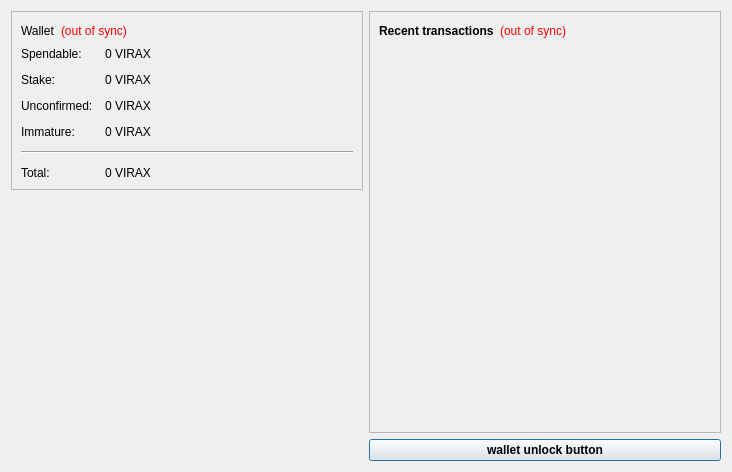
<?xml version="1.0" encoding="UTF-8"?>
<ui version="4.0">
 <class>OverviewPage</class>
 <widget class="QWidget" name="OverviewPage">
  <property name="geometry">
   <rect>
    <x>0</x>
    <y>0</y>
    <width>732</width>
    <height>472</height>
   </rect>
  </property>
  <property name="windowTitle">
   <string>Form</string>
  </property>
  <layout class="QHBoxLayout" name="horizontalLayout" stretch="0,0">
   <item>
    <layout class="QVBoxLayout" name="verticalLayout_2">
     <item>
      <widget class="QFrame" name="frame">
       <property name="frameShape">
        <enum>QFrame::StyledPanel</enum>
       </property>
       <property name="frameShadow">
        <enum>QFrame::Raised</enum>
       </property>
       <layout class="QVBoxLayout" name="verticalLayout_4">
        <item>
         <layout class="QHBoxLayout" name="horizontalLayout_4">
          <item>
           <widget class="QLabel" name="label_5">
            <property name="font">
             <font>
              <weight>50</weight>
              <bold>false</bold>
             </font>
            </property>
            <property name="text">
             <string>Wallet</string>
            </property>
           </widget>
          </item>
          <item>
           <widget class="QLabel" name="labelWalletStatus">
            <property name="toolTip">
             <string>The displayed information may be out of date. Your wallet automatically synchronizes with the virax network after a connection is established, but this process has not completed yet.</string>
            </property>
            <property name="styleSheet">
             <string notr="true">QLabel { color: red; }</string>
            </property>
            <property name="text">
             <string notr="true">(out of sync)</string>
            </property>
            <property name="alignment">
             <set>Qt::AlignLeading|Qt::AlignLeft|Qt::AlignVCenter</set>
            </property>
           </widget>
          </item>
          <item>
           <spacer name="horizontalSpacer_2">
            <property name="orientation">
             <enum>Qt::Horizontal</enum>
            </property>
            <property name="sizeHint" stdset="0">
             <size>
              <width>40</width>
              <height>20</height>
             </size>
            </property>
           </spacer>
          </item>
         </layout>
        </item>
        <item>
         <layout class="QFormLayout" name="formLayout_2">
          <property name="fieldGrowthPolicy">
           <enum>QFormLayout::AllNonFixedFieldsGrow</enum>
          </property>
          <property name="horizontalSpacing">
           <number>12</number>
          </property>
          <property name="verticalSpacing">
           <number>12</number>
          </property>
          <item row="0" column="0">
           <widget class="QLabel" name="label">
            <property name="text">
             <string>Spendable:</string>
            </property>
           </widget>
          </item>
          <item row="0" column="1">
           <widget class="QLabel" name="labelBalance">
            <property name="font">
             <font>
              <weight>50</weight>
              <bold>false</bold>
             </font>
            </property>
            <property name="cursor">
             <cursorShape>IBeamCursor</cursorShape>
            </property>
            <property name="toolTip">
             <string>Your current spendable balance</string>
            </property>
            <property name="text">
             <string notr="true">0 VIRAX</string>
            </property>
            <property name="textInteractionFlags">
             <set>Qt::LinksAccessibleByMouse|Qt::TextSelectableByKeyboard|Qt::TextSelectableByMouse</set>
            </property>
           </widget>
          </item>
          <item row="1" column="0">
           <widget class="QLabel" name="label_6">
            <property name="text">
             <string>Stake:</string>
            </property>
           </widget>
          </item>
          <item row="1" column="1">
           <widget class="QLabel" name="labelStake">
            <property name="font">
             <font>
              <weight>50</weight>
              <bold>false</bold>
             </font>
            </property>
            <property name="cursor">
             <cursorShape>IBeamCursor</cursorShape>
            </property>
            <property name="toolTip">
             <string>Total of coins that was staked, and do not yet count toward the current balance</string>
            </property>
            <property name="text">
             <string notr="true">0 VIRAX</string>
            </property>
            <property name="textInteractionFlags">
             <set>Qt::LinksAccessibleByMouse|Qt::TextSelectableByKeyboard|Qt::TextSelectableByMouse</set>
            </property>
           </widget>
          </item>
          <item row="2" column="0">
           <widget class="QLabel" name="label_3">
            <property name="text">
             <string>Unconfirmed:</string>
            </property>
           </widget>
          </item>
          <item row="2" column="1">
           <widget class="QLabel" name="labelUnconfirmed">
            <property name="font">
             <font>
              <weight>50</weight>
              <bold>false</bold>
             </font>
            </property>
            <property name="cursor">
             <cursorShape>IBeamCursor</cursorShape>
            </property>
            <property name="toolTip">
             <string>Total of transactions that have yet to be confirmed, and do not yet count toward the current balance</string>
            </property>
            <property name="text">
             <string notr="true">0 VIRAX</string>
            </property>
            <property name="textInteractionFlags">
             <set>Qt::LinksAccessibleByMouse|Qt::TextSelectableByKeyboard|Qt::TextSelectableByMouse</set>
            </property>
           </widget>
          </item>
          <item row="3" column="0">
           <widget class="QLabel" name="labelImmatureText">
            <property name="text">
             <string>Immature:</string>
            </property>
           </widget>
          </item>
          <item row="3" column="1">
           <widget class="QLabel" name="labelImmature">
            <property name="font">
             <font>
              <weight>50</weight>
              <bold>false</bold>
             </font>
            </property>
            <property name="toolTip">
             <string>Mined balance that has not yet matured</string>
            </property>
            <property name="text">
             <string notr="true">0 VIRAX</string>
            </property>
            <property name="textInteractionFlags">
             <set>Qt::LinksAccessibleByMouse|Qt::TextSelectableByKeyboard|Qt::TextSelectableByMouse</set>
            </property>
           </widget>
          </item>
          <item row="4" column="0" colspan="2">
           <widget class="Line" name="line">
            <property name="orientation">
             <enum>Qt::Horizontal</enum>
            </property>
           </widget>
          </item>
          <item row="5" column="0">
           <widget class="QLabel" name="labelTotalText">
            <property name="text">
             <string>Total:</string>
            </property>
           </widget>
          </item>
          <item row="5" column="1">
           <widget class="QLabel" name="labelTotal">
            <property name="font">
             <font>
              <weight>50</weight>
              <bold>false</bold>
             </font>
            </property>
            <property name="cursor">
             <cursorShape>IBeamCursor</cursorShape>
            </property>
            <property name="toolTip">
             <string>Your current total balance</string>
            </property>
            <property name="text">
             <string notr="true">0 VIRAX</string>
            </property>
            <property name="textInteractionFlags">
             <set>Qt::LinksAccessibleByMouse|Qt::TextSelectableByKeyboard|Qt::TextSelectableByMouse</set>
            </property>
           </widget>
          </item>
         </layout>
        </item>
       </layout>
      </widget>
     </item>
     <item>
      <spacer name="verticalSpacer_4">
       <property name="orientation">
        <enum>Qt::Vertical</enum>
       </property>
       <property name="sizeHint" stdset="0">
        <size>
         <width>20</width>
         <height>40</height>
        </size>
       </property>
      </spacer>
     </item>
     <item>
      <widget class="QLabel" name="label_2">
       <property name="text">
        <string/>
       </property>
       <property name="pixmap">
        <pixmap resource="../bitcoin.qrc">:/images/wallet_logo</pixmap>
       </property>
       <property name="alignment">
        <set>Qt::AlignCenter</set>
       </property>
      </widget>
     </item>
     <item>
      <spacer name="verticalSpacer">
       <property name="orientation">
        <enum>Qt::Vertical</enum>
       </property>
       <property name="sizeHint" stdset="0">
        <size>
         <width>20</width>
         <height>40</height>
        </size>
       </property>
      </spacer>
     </item>
    </layout>
   </item>
   <item>
    <layout class="QVBoxLayout" name="verticalLayout_3">
     <item>
      <widget class="QFrame" name="frame_2">
       <property name="frameShape">
        <enum>QFrame::StyledPanel</enum>
       </property>
       <property name="frameShadow">
        <enum>QFrame::Raised</enum>
       </property>
       <layout class="QVBoxLayout" name="verticalLayout">
        <item>
         <layout class="QHBoxLayout" name="horizontalLayout_2">
          <item>
           <widget class="QLabel" name="label_4">
            <property name="text">
             <string>&lt;b&gt;Recent transactions&lt;/b&gt;</string>
            </property>
           </widget>
          </item>
          <item>
           <widget class="QLabel" name="labelTransactionsStatus">
            <property name="toolTip">
             <string>The displayed information may be out of date. Your wallet automatically synchronizes with the virax network after a connection is established, but this process has not completed yet.</string>
            </property>
            <property name="styleSheet">
             <string notr="true">QLabel { color: red; }</string>
            </property>
            <property name="text">
             <string notr="true">(out of sync)</string>
            </property>
            <property name="alignment">
             <set>Qt::AlignRight|Qt::AlignTrailing|Qt::AlignVCenter</set>
            </property>
           </widget>
          </item>
          <item>
           <spacer name="horizontalSpacer">
            <property name="orientation">
             <enum>Qt::Horizontal</enum>
            </property>
            <property name="sizeHint" stdset="0">
             <size>
              <width>40</width>
              <height>20</height>
             </size>
            </property>
           </spacer>
          </item>
         </layout>
        </item>
        <item>
         <widget class="QListView" name="listTransactions">
          <property name="styleSheet">
           <string notr="true">QListView { background: transparent; }</string>
          </property>
          <property name="frameShape">
           <enum>QFrame::NoFrame</enum>
          </property>
          <property name="verticalScrollBarPolicy">
           <enum>Qt::ScrollBarAlwaysOff</enum>
          </property>
          <property name="horizontalScrollBarPolicy">
           <enum>Qt::ScrollBarAlwaysOff</enum>
          </property>
          <property name="selectionMode">
           <enum>QAbstractItemView::NoSelection</enum>
          </property>
         </widget>
        </item>
       </layout>
      </widget>
     </item>
     <item>
      <widget class="QPushButton" name="unlockWalletButton">
       <property name="sizePolicy">
        <sizepolicy hsizetype="Minimum" vsizetype="Fixed">
         <horstretch>0</horstretch>
         <verstretch>0</verstretch>
        </sizepolicy>
       </property>
       <property name="maximumSize">
        <size>
         <width>16777214</width>
         <height>16777214</height>
        </size>
       </property>
       <property name="font">
        <font>
         <weight>75</weight>
         <bold>true</bold>
        </font>
       </property>
       <property name="toolTip">
        <string/>
       </property>
       <property name="text">
        <string>wallet unlock button</string>
       </property>
       <property name="checkable">
        <bool>false</bool>
       </property>
       <property name="autoDefault">
        <bool>false</bool>
       </property>
       <property name="default">
        <bool>true</bool>
       </property>
       <property name="flat">
        <bool>false</bool>
       </property>
      </widget>
     </item>
    </layout>
   </item>
  </layout>
 </widget>
 <resources>
  <include location="../bitcoin.qrc"/>
 </resources>
 <connections/>
</ui>
